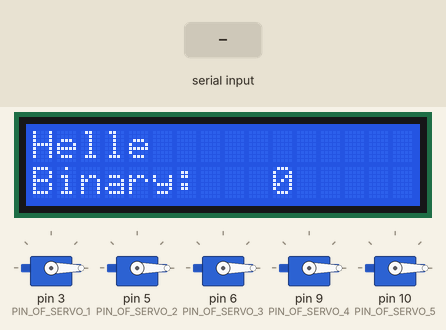
This sketch was run on a simulated Arduino Uno, built with avr-gcc and run on an emulated ATmega328P. Parts: 5 × servo, 16×2 character LCD. The test bench sets the inputs (shaded band). What the sketch prints to the serial monitor is not drawn.

Above: at 1.2 s.
1.3 s: "90,45\n" received over Serial
At 3.5 s:
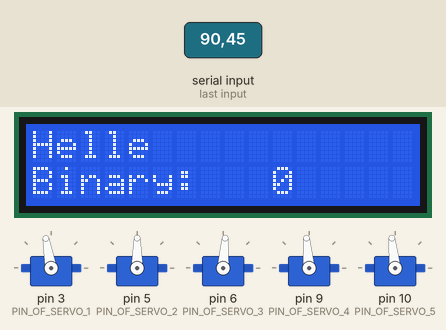
4.1 s: "0\n" received over Serial
At 6.5 s:
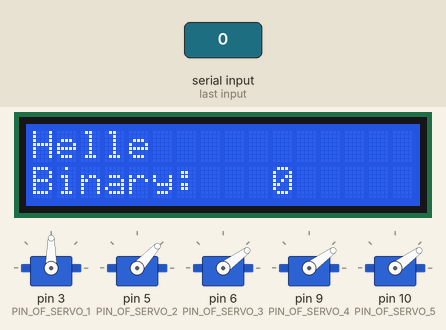
6.8 s: "30,150\n" received over Serial
At 8.7 s:
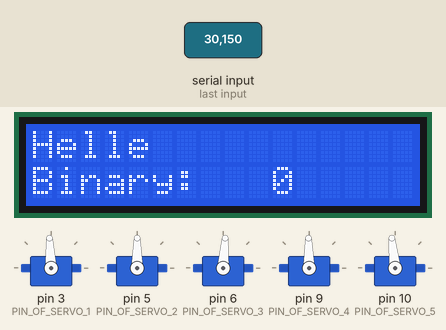
9.5 s: "12\n" received over Serial
At 11.8 s:
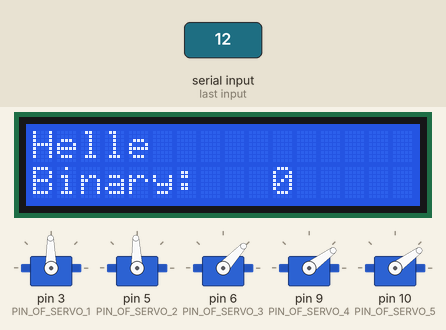
12.3 s: "90\n" received over Serial
At 14.6 s:
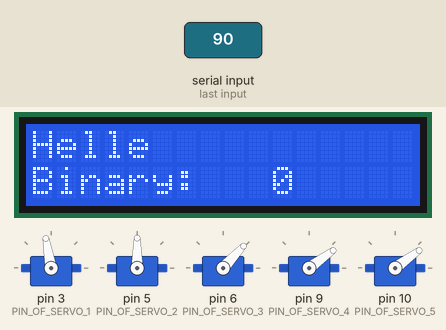
14.9 s: "200\n" received over Serial
At 17.1 s:
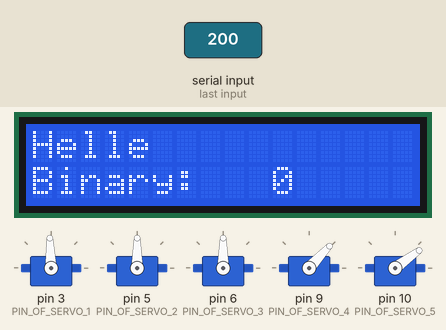
Timing chart, 0 to 18.5 s (numbered marks = the images above; inputs shaded):
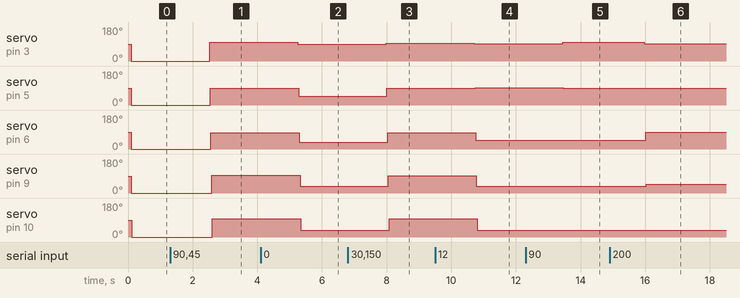

Measured:
- after the input at 1.3 s, servo on pin 3 (PIN_OF_SERVO_1): 0° → 100° after 1.2 s; servo on pin 5 (PIN_OF_SERVO_2): 0° → 90° after 1.2 s; servo on pin 6 (PIN_OF_SERVO_3): 0° → 86° after 1.3 s; servo on pin 9 (PIN_OF_SERVO_4): 0° → 95° after 1.3 s; servo on pin 10 (PIN_OF_SERVO_5): 0° → 96° after 1.3 s
- after the input at 4.1 s, servo on pin 3 (PIN_OF_SERVO_1): 100° → 90° after 1.2 s; servo on pin 5 (PIN_OF_SERVO_2): 90° → 47° after 1.2 s; servo on pin 6 (PIN_OF_SERVO_3): 86° → 36° after 1.2 s; servo on pin 9 (PIN_OF_SERVO_4): 95° → 36° after 1.2 s; servo on pin 10 (PIN_OF_SERVO_5): 96° → 36° after 1.2 s
- after the input at 6.8 s, servo on pin 3 (PIN_OF_SERVO_1): 90° → 93° after 1.2 s; servo on pin 5 (PIN_OF_SERVO_2): 47° → 90° after 1.2 s; servo on pin 6 (PIN_OF_SERVO_3): 36° → 86° after 1.2 s; servo on pin 9 (PIN_OF_SERVO_4): 36° → 91° after 1.3 s; servo on pin 10 (PIN_OF_SERVO_5): 36° → 96° after 1.3 s
- after the input at 9.5 s, servo on pin 3 (PIN_OF_SERVO_1): 93° → 91° after 1.2 s; servo on pin 5 (PIN_OF_SERVO_2): 90° → 92° after 1.2 s; servo on pin 6 (PIN_OF_SERVO_3): 86° → 47° after 1.3 s; servo on pin 9 (PIN_OF_SERVO_4): 91° → 36° after 1.3 s; servo on pin 10 (PIN_OF_SERVO_5): 96° → 36° after 1.3 s
- after the input at 12.3 s, servo on pin 3 (PIN_OF_SERVO_1): 91° → 100° after 1.1 s; servo on pin 5 (PIN_OF_SERVO_2): 92° → 90° after 1.2 s
- after the input at 14.9 s, servo on pin 3 (PIN_OF_SERVO_1): 100° → 92° after 1.1 s; servo on pin 6 (PIN_OF_SERVO_3): 47° → 90° after 1.1 s; servo on pin 9 (PIN_OF_SERVO_4): 36° → 47° after 1.1 s

The sketch:

Arduino.ino
```cpp
#include <Wire.h>
#include <LiquidCrystal_I2C.h>
#include <Servo.h>
#define NUMBER_OF_SERVO   (5)
#define ARRAY_OF_ANGLES   (6)
#define FINGER_STATUS     NUMBER_OF_SERVO
/******************************* Functions Prototypes ******************************/
/********** This function check the value stauts variable and then display the words corrsponding to it ***/
void WORDS_ofSignLanguage(uint8_t object);
/******* This function use to set the all servo's angles according to sensor's data ***/
void SERVO_setTheAngleForEachOne(uint8_t * ArrayOfAngles);
/********** This function use to setup the servo pins connections ***/
void SERVO_init(void);

uint8_t Map_AS(char data);

void ReceivedDataOfstring(String data,uint8_t *arr);
/********Enum of Servo's names to make the code readable *********/
enum{
  SERVO_1 = 0, SERVO_2, SERVO_3, SERVO_4, SERVO_5
}SERVOS_ID;
/********Enum of PIN_Servo's names to make the code readable *********/
enum{
  PIN_OF_SERVO_1 = 3, PIN_OF_SERVO_2 = 5, PIN_OF_SERVO_3 = 6, PIN_OF_SERVO_4 = 9, PIN_OF_SERVO_5 = 10, PIN_OF_SERVO_6 = 11
}PINOFSERVOS;
/*** Create lcd Object of LiquidCrystal_I2C ***/
LiquidCrystal_I2C lcd(0x27,16,2);
/**** Array  to store the servo's angles of Servo_class of library  ***/
Servo ArrayOfServos[NUMBER_OF_SERVO];
/*** This array used to store the Received array of servo's angle from MCU ***/
String receivedData;
 uint8_t ArrayOfDataToServos[ARRAY_OF_ANGLES] = {LOW};

void setup() {
  /*** init to all servo pins *****/
  SERVO_init();
  /**** init the lcd  ***/
    lcd.init();
  /*** Enable the backlight to the LCD. ****/
  lcd.backlight();
  /*** Display the 5 LSB , binary of variable as the 5 status of fingers ****/
  lcd.setCursor(0,1);
  lcd.print("Binary:  ");
  /*** initialize serial communication at 9600 bits per second: ***/
  Serial.begin(9600);
}

void loop() {
    if (Serial.available() > 0) {
        receivedData = Serial.readString();
        Serial.print("Received Data: ");
        Serial.println(receivedData);
        ReceivedDataOfstring(receivedData,ArrayOfDataToServos);
    }
    SERVO_setTheAngleForEachOne(ArrayOfDataToServos);

    WORDS_ofSignLanguage(ArrayOfDataToServos[NUMBER_OF_SERVO]);
    delay(100);
}
/********** This function use to setup the servo pins connections ***/
void SERVO_init(void){

  ArrayOfServos[SERVO_1].attach(PIN_OF_SERVO_1);
  ArrayOfServos[SERVO_2].attach(PIN_OF_SERVO_2);
  ArrayOfServos[SERVO_3].attach(PIN_OF_SERVO_3);
  ArrayOfServos[SERVO_4].attach(PIN_OF_SERVO_4);
  ArrayOfServos[SERVO_5].attach(PIN_OF_SERVO_5);
}
/******* This function use to set the all servo's angles according to sensor's data ***/
void SERVO_setTheAngleForEachOne(uint8_t* ArrayOfAngles){
  uint8_t ServoIndex;
  for(ServoIndex = SERVO_1; ServoIndex <= SERVO_5; ServoIndex ++)
  {
    if( (ArrayOfAngles[ ServoIndex] >= 0 ) && (ArrayOfAngles[ ServoIndex] <= 180 ))
    {
       Serial.print("Angle of Servo ");
       Serial.print( ServoIndex + 1);
       Serial.print(": ");
       Serial.println(ArrayOfAngles[ServoIndex]);
       ArrayOfServos[ServoIndex].write((ArrayOfAngles[ServoIndex]));
       //delay(10);
    }
  }

}
/********** This function check the value stauts variable and then display the words corrsponding to it ***/
void WORDS_ofSignLanguage(uint8_t object)
{

/*** Display the 5 LSB , binary of variable as the 5 status of fingers ****/
  lcd.setCursor(10,1);
  lcd.print((object));
  lcd.print("   ");
  Serial.println();
  Serial.print("The Value of object: ");
  Serial.println(object);
  switch(object)
  {
  case 0:
  //lcd.clear();
  lcd.setCursor(0,0);
  lcd.print("Helle                            ");
  break;
  case 8:
  //lcd.clear();
  lcd.setCursor(0,0);
  lcd.print("Hate you                         ");
  break;
  case 12:
  //lcd.clear();
  lcd.setCursor(0,0);
  lcd.print("I Love You                        ");
  break;
  case 13:
  //lcd.clear();
  lcd.setCursor(0,0);
  lcd.print("Rock On                          ");
  break;
  case 14:
  //lcd.clear();
  lcd.setCursor(0,0);
  lcd.print("BYE                              ");
  break;
  case 24:
  ///lcd.clear();
  lcd.setCursor(0,0);
  lcd.print("It's Good                        ");
  break;
  case 29:
  //lcd.clear();
  lcd.setCursor(0,0);
  lcd.print("YOU                               ");
  break;
  default:
  lcd.setCursor(0,0);
  lcd.print("Another Words                         ");
  }
}
uint8_t Map_AS(char data)
{
  return (((data + 80) * 180) / (159.0));
}
void ReceivedDataOfstring(String data,uint8_t *arr)
{
  uint8_t ObjectIndex;
  /************* This variable use as indicator for all sensor's ststus in every cycle of main loop ***/
  uint8_t FormatOfSignLangugeObject = LOW;
  for(ObjectIndex = LOW; ObjectIndex < NUMBER_OF_SERVO; ObjectIndex ++)
  {
    arr[ObjectIndex] = Map_AS((data[ObjectIndex] - '0'));
              /**** Set each bit corrsponding to counter value and value of each sensor ***********/
    if(arr[ObjectIndex] > 100 )
    {
     /********* This the certain bit according to counter value ****/
      FormatOfSignLangugeObject |= (1 << ObjectIndex);
    }
    Serial.println(arr[ObjectIndex]);
    //delay(10);
  }
  arr[ObjectIndex] = ((FormatOfSignLangugeObject & 0x1F));
  Serial.println(arr[ObjectIndex]);
  delay(10);
  Serial.println("*****************************************");
}
```
